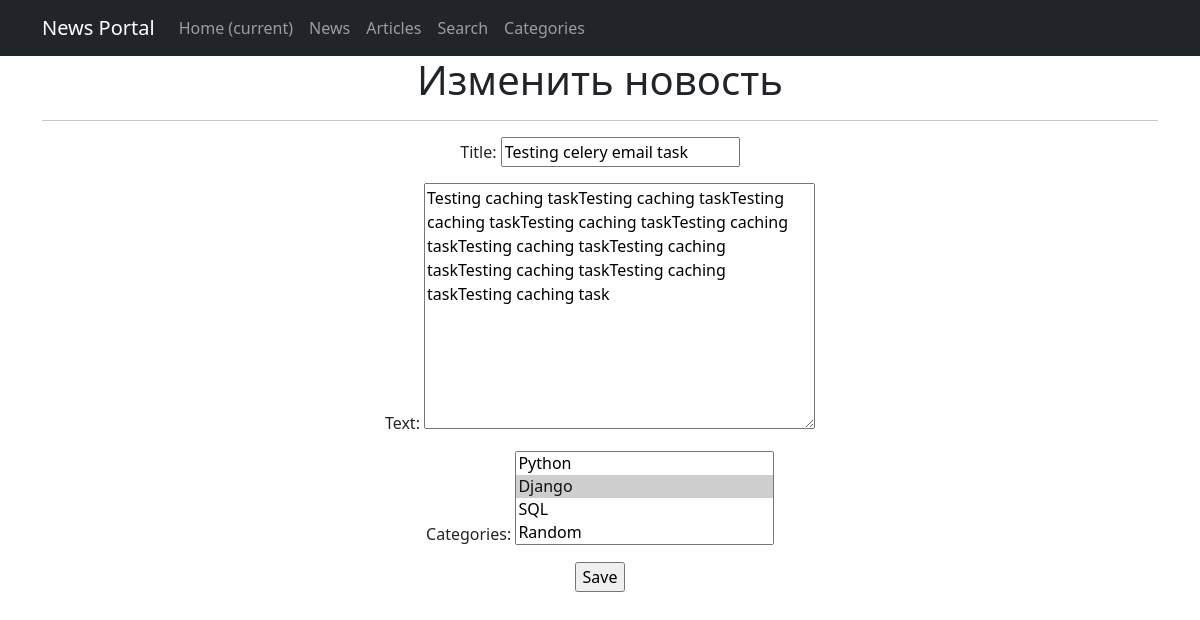
The page /posts/news/106/edit/ (signed in) on the database as committed earlier.
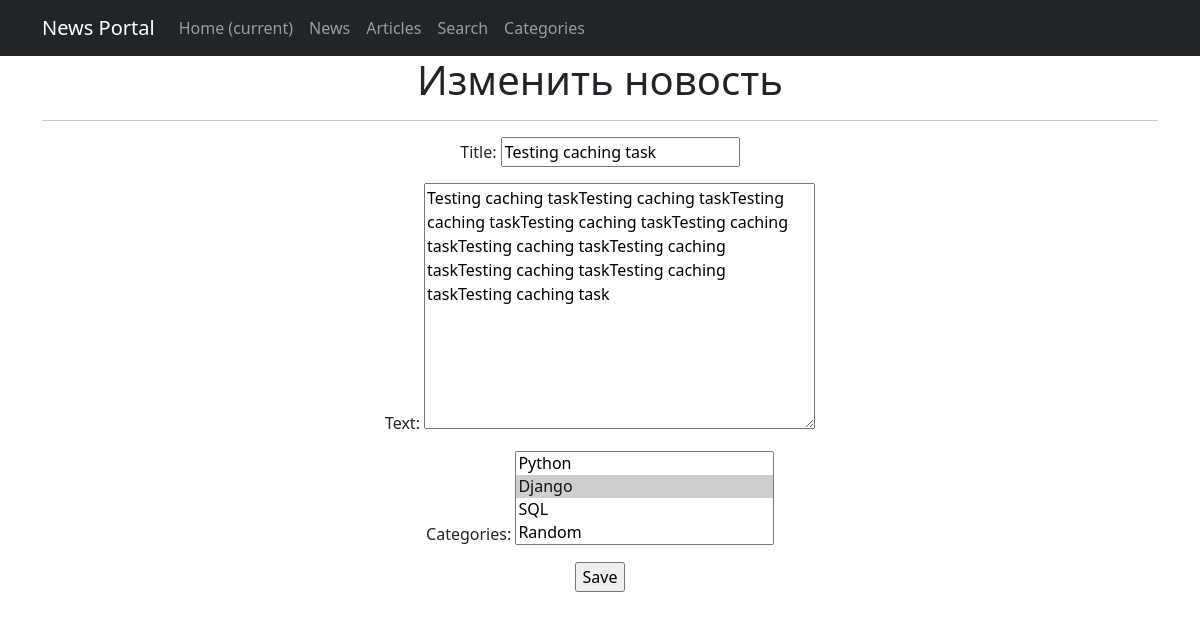
The same page on the database as committed later.
### news/models.py (models this page shows, shortened)
class Post(models.Model):
    type = models.CharField(max_length=1, choices=TYPES, default=article)
    created_on = models.DateTimeField(auto_now_add=True)
    title = models.CharField(max_length=255)
    text = models.TextField()
    rating = models.IntegerField(default=0)
    author = models.ForeignKey(Author, on_delete=models.CASCADE)
    categories = models.ManyToManyField(Category, through='PostCategory')

### news/views.py (the view)
# urls.py: path('news/<int:pk>/edit/', PostUpdate.as_view(), name='news_update'),
class PostUpdate(LoginRequiredMixin, UpdateView, PermissionRequiredMixin):
    permission_required = ('news.change_post',)
    form_class = PostForm
    model = Post
    def get_template_names(self):
        post = self.get_object()
        if post.author == self.request.user.author:
            if post.type == news and 'news' in self.request.path:
                self.template_name = 'news_edit.html'
            elif post.type == article and 'article' in self.request.path:
                self.template_name = 'article_edit.html'
            else:
                self.template_name = '404.html'
            return self.template_name
        else:
            self.template_name = 'wrong_author.html'
            return self.template_name
    def get_context_data(self, **kwargs):
        context = super().get_context_data(**kwargs)
        context['is_not_author'] = not self.request.user.groups.filter(name='authors').exists()
        return context

### news/forms.py (shortened to what this page needs)
class PostForm(forms.ModelForm):
    class Meta:
        model = Post
        fields = [
            'title',
            'text',
            'categories',
        ]

### news/models.py (called while the page is built)
    def __str__(self):
        return f"{self.name}"

### templates/news_edit.html (shortened to what this page needs)
{% extends 'flatpages/default.html' %}
{% block content %}
{% if 'create' in request.path %}
    <h1>Создать новость</h1>
{% elif 'edit' in request.path %}
    <h1> Изменить новость</h1>
{% endif %}
<hr>
{% if is_not_author %}
    <button> <a href="/accounts/upgrade/">Стать автором</a> </button>
{% elif no_more_posts %}
    <h2>Можно создавать не более 3-х постов в день. Возвращайтесь завтра.</h2>
{% else %}
    <form action="" method="POST">
        {{ form.as_p }}
        <input type="submit" value="Save"/>
    </form>
{% endif %}
{% endblock content %}

Rows that differ between the two databases and show on the page:
changed Post: title "Testing celery email task" → "Testing caching task"
